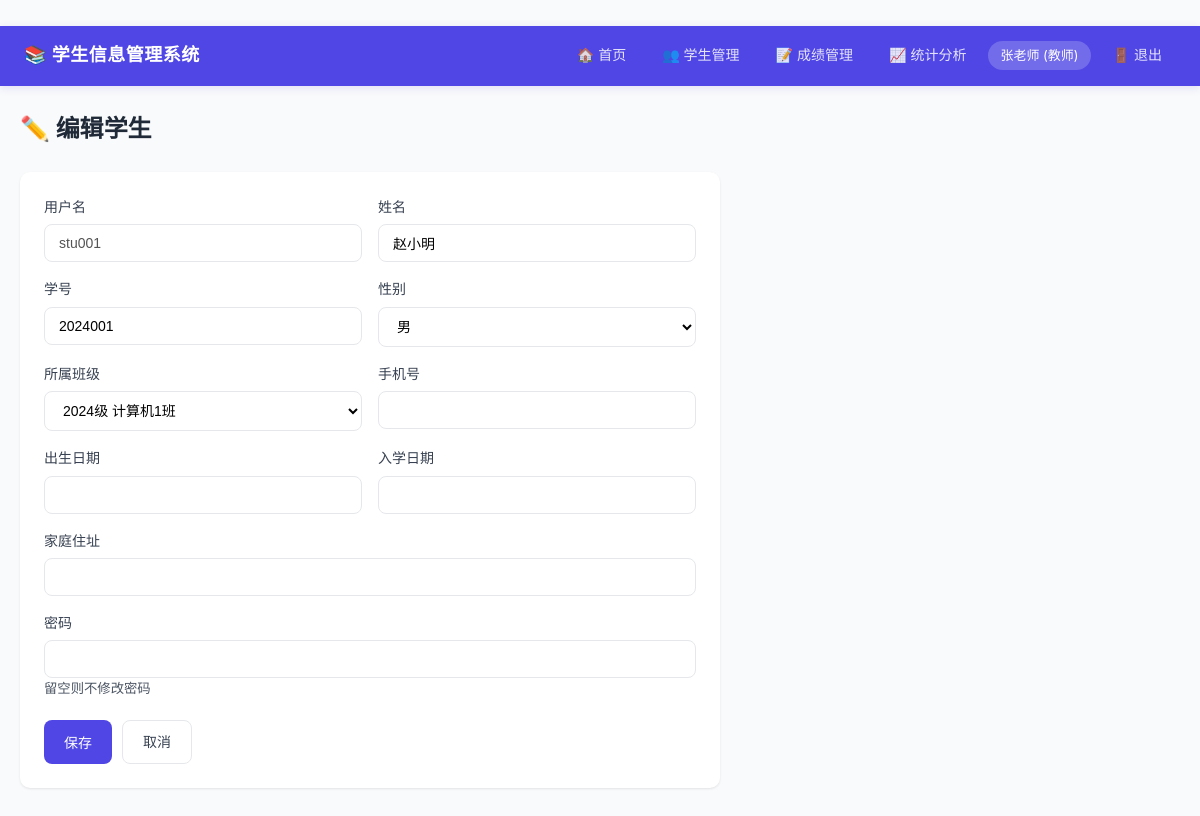
Page /teacher/students/edit/1/ (signed in) on the committed database.
### core/models.py (models this page shows, shortened)
class User(AbstractUser):
    ROLE_CHOICES = (
        ("student", "学生"),
        ("teacher", "教师"),
    )
    role = models.CharField(max_length=10, choices=ROLE_CHOICES, verbose_name="角色")
    phone = models.CharField(max_length=20, blank=True, verbose_name="手机号")
    class Meta:
        verbose_name = "用户"
        verbose_name_plural = "用户"

class Student(models.Model):
    user = models.OneToOneField(User, on_delete=models.CASCADE, verbose_name="用户")
    student_no = models.CharField(max_length=20, unique=True, verbose_name="学号")
    class_obj = models.ForeignKey(
        Class, on_delete=models.SET_NULL, null=True, blank=True,
        related_name="students", verbose_name="所属班级"
    )
    gender = models.CharField(
        max_length=4,
        choices=(("男", "男"), ("女", "女")),
        default="男",
        verbose_name="性别",
    )
    birth_date = models.DateField(null=True, blank=True, verbose_name="出生日期")
    address = models.CharField(max_length=200, blank=True, verbose_name="家庭住址")
    enrollment_date = models.DateField(null=True, blank=True, verbose_name="入学日期")
    class Meta:
        verbose_name = "学生"
        verbose_name_plural = "学生"
        ordering = ["student_no"]

### core/views.py (the view)
# urls.py: path("teacher/students/edit/<int:pk>/", views.student_edit, name="student_edit"),
@login_required
@teacher_required
def student_edit(request, pk):
    student = get_object_or_404(Student, pk=pk)
    if request.method == "POST":
        form = StudentForm(request.POST, instance=student)
        if form.is_valid():
            form.save()
            messages.success(request, "学生信息更新成功")
            return redirect("student_list")
    else:
        form = StudentForm(instance=student)
    return render(request, "core/student_form.html", {"form": form, "action": "编辑", "student": student})

### core/forms.py (shortened to what this page needs)
class StudentForm(forms.ModelForm):
    username = forms.CharField(label="用户名", max_length=150)
    first_name = forms.CharField(label="姓名", max_length=30, required=False)
    phone = forms.CharField(label="手机号", max_length=20, required=False)
    password = forms.CharField(label="密码", widget=forms.PasswordInput, required=False)
    class Meta:
        model = Student
        fields = ["student_no", "class_obj", "gender", "birth_date", "address", "enrollment_date"]
    def __init__(self, *args, **kwargs):
        super().__init__(*args, **kwargs)
        if self.instance and self.instance.pk:
            self.fields["username"].initial = self.instance.user.username
            self.fields["first_name"].initial = self.instance.user.first_name
            self.fields["phone"].initial = self.instance.user.phone
            self.fields["username"].disabled = True

### core/models.py (called while the page is built)
    def __str__(self):
        return f"{self.grade} {self.name}"

### core/templates/core/student_form.html (shortened to what this page needs)
﻿{% extends "core/base.html" %}
{% block content %}
<div class="page-header">
    <h1>{% if action == "添加" %}➕{% else %}✏️{% endif %} {{ action }}学生</h1>
</div>
<div class="card" style="max-width:700px;">
    <form method="post">
        <div class="form-row">
            <div class="form-group">
                <label for="id_username">{{ form.username.label }}</label>
                {{ form.username }}
            </div>
            <div class="form-group">
                <label for="id_first_name">{{ form.first_name.label }}</label>
                {{ form.first_name }}
            </div>
        </div>
        <div class="form-row">
            <div class="form-group">
                <label for="id_student_no">{{ form.student_no.label }}</label>
                {{ form.student_no }}
            </div>
            <div class="form-group">
                <label for="id_gender">{{ form.gender.label }}</label>
                {{ form.gender }}
            </div>
        </div>
        <div class="form-row">
            <div class="form-group">
                <label for="id_class_obj">{{ form.class_obj.label }}</label>
                {{ form.class_obj }}
            </div>
            <div class="form-group">
                <label for="id_phone">{{ form.phone.label }}</label>
                {{ form.phone }}
            </div>
        </div>
        <div class="form-row">
            <div class="form-group">
                <label for="id_birth_date">{{ form.birth_date.label }}</label>
                {{ form.birth_date }}
            </div>
            <div class="form-group">
                <label for="id_enrollment_date">{{ form.enrollment_date.label }}</label>
                {{ form.enrollment_date }}
            </div>
        </div>
        <div class="form-group">
            <label for="id_address">{{ form.address.label }}</label>
            {{ form.address }}
        </div>
        <div class="form-group">
            <label for="id_password">{{ form.password.label }}</label>
            {{ form.password }}
            <small style="color:var(--gray-600);">{% if action == "编辑" %}留空则不修改密码{% else %}留空则使用默认密码 123456{% endif %}</small>
        </div>
        <div class="form-actions">
            <button type="submit" class="btn btn-primary">保存</button>
            <a href="{% url 'student_list' %}" class="btn btn-outline">取消</a>
        </div>
    </form>
</div>
{% endblock %}

### core/templates/core/base.html (shortened to what this page needs)
﻿<!DOCTYPE html>
<html lang="zh-CN">
<head>
    {% load static %}
    <link rel="stylesheet" href="{% static 'css/style.css' %}">
</head>
<body>
    {% if user.is_authenticated %}
    <nav class="navbar">
        <a href="/" class="brand" style="color:#fff;text-decoration:none;">📚 学生信息管理系统</a>
        <div class="nav-links">
            {% if user.role == "student" %}
                <a href="{% url 'student_dashboard' %}">🏠 首页</a>
                <a href="{% url 'student_info' %}">👤 个人信息</a>
                <a href="{% url 'student_grades' %}">📊 成绩查询</a>
            {% elif user.role == "teacher" %}
                <a href="{% url 'teacher_dashboard' %}">🏠 首页</a>
                <a href="{% url 'student_list' %}">👥 学生管理</a>
                <a href="{% url 'grade_list' %}">📝 成绩管理</a>
                <a href="{% url 'statistics' %}">📈 统计分析</a>
            {% endif %}
            <span class="user-badge">{{ user.first_name|default:user.username }} ({{ user.get_role_display }})</span>
            <a href="{% url 'logout' %}">🚪 退出</a>
        </div>
    </nav>
    {% endif %}
    <div class="container">
        {% block content %}{% endblock %}
    </div>
</body>
</html>

### static/css/style.css (style rules this page uses)
* { margin: 0; padding: 0; box-sizing: border-box; }
body { font-family: -apple-system, BlinkMacSystemFont, "Segoe UI", Roboto, "Noto Sans SC", sans-serif; background: var(--gray-50); color: var(--gray-800); line-height: 1.6; min-height: 100vh; }
.navbar { background: var(--primary); color: #fff; padding: 0 24px; height: 60px; display: flex; align-items: center; justify-content: space-between; box-shadow: 0 2px 8px rgba(79,70,229,0.15); }
.navbar .brand { font-size: 18px; font-weight: 700; letter-spacing: 0.5px; }
.navbar .nav-links { display: flex; gap: 8px; align-items: center; }
.navbar .nav-links a { color: rgba(255,255,255,0.85); text-decoration: none; padding: 6px 14px; border-radius: 6px; font-size: 14px; transition: all 0.2s; }
.navbar .nav-links .user-badge { background: rgba(255,255,255,0.2); padding: 4px 12px; border-radius: 20px; font-size: 13px; }
.container { max-width: 1200px; margin: 0 auto; padding: 24px 20px; }
.page-header { margin-bottom: 24px; }
.page-header h1 { font-size: 24px; font-weight: 700; color: var(--gray-800); }
.card { background: #fff; border-radius: var(--radius); box-shadow: 0 1px 3px rgba(0,0,0,0.06), 0 1px 2px rgba(0,0,0,0.04); padding: 24px; margin-bottom: 20px; }
.form-group { margin-bottom: 16px; }
.form-group label { display: block; font-size: 14px; font-weight: 500; color: var(--gray-700); margin-bottom: 6px; }
.form-group input, .form-group select, .form-group textarea { width: 100%; padding: 10px 14px; border: 1px solid var(--gray-200); border-radius: 8px; font-size: 14px; transition: border-color 0.2s; background: #fff; }
.form-row { display: grid; grid-template-columns: 1fr 1fr; gap: 16px; }
.form-actions { margin-top: 20px; display: flex; gap: 10px; }
.btn { display: inline-flex; align-items: center; gap: 6px; padding: 10px 20px; border: none; border-radius: 8px; font-size: 14px; font-weight: 500; cursor: pointer; text-decoration: none; transition: all 0.2s; }
.btn-primary { background: var(--primary); color: #fff; }
.btn-outline { background: #fff; color: var(--gray-700); border: 1px solid var(--gray-200); }

### rows in the picture
User: first_name "张老师", role "教师"
User: username "stu001", first_name "赵小明"
Student: student_no "2024001", gender "男", class_obj "2024级 计算机1班"

### other values in the picture
{{ action }} "编辑"
